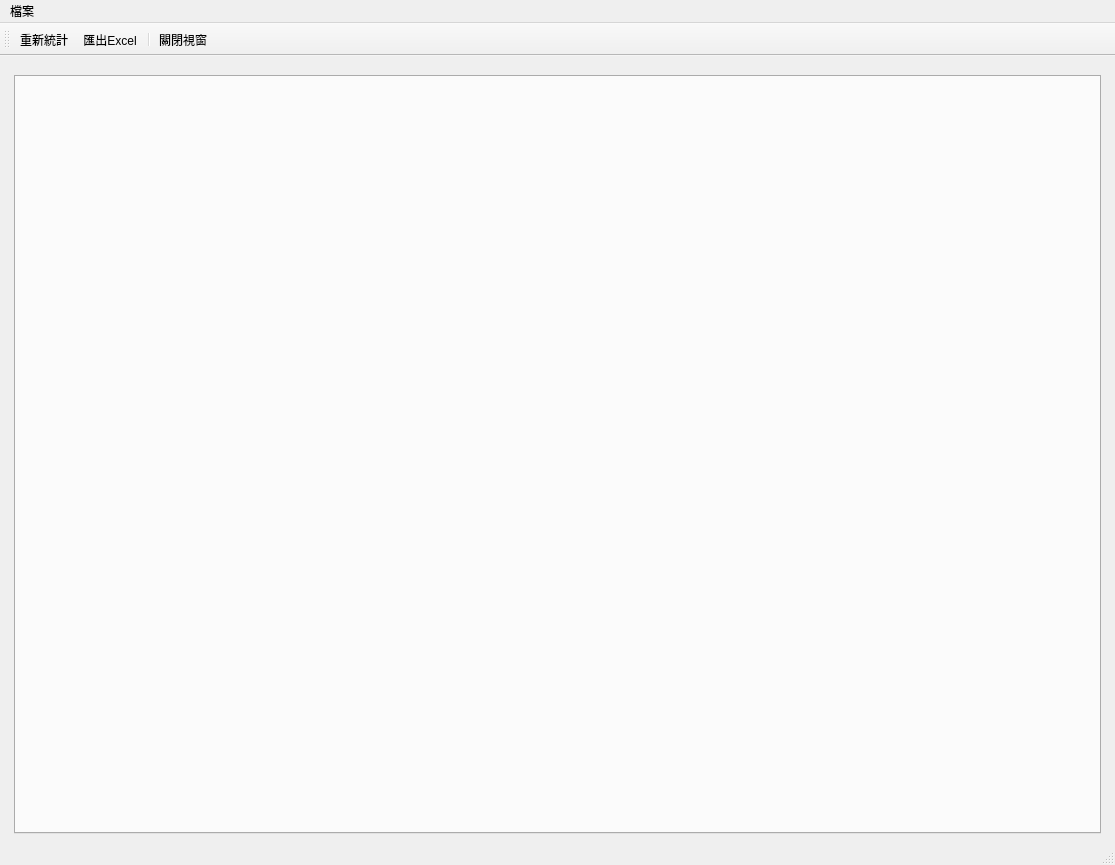
<?xml version="1.0" encoding="UTF-8"?>
<ui version="4.0">
 <class>WindowStatisticsMultiplePerformance</class>
 <widget class="QMainWindow" name="WindowStatisticsMultiplePerformance">
  <property name="geometry">
   <rect>
    <x>0</x>
    <y>0</y>
    <width>1115</width>
    <height>865</height>
   </rect>
  </property>
  <property name="windowTitle">
   <string>綜合業績報表</string>
  </property>
  <widget class="QWidget" name="centralwidget">
   <layout class="QHBoxLayout" name="horizontalLayout">
    <item>
     <layout class="QVBoxLayout" name="verticalLayout">
      <property name="leftMargin">
       <number>5</number>
      </property>
      <property name="topMargin">
       <number>10</number>
      </property>
      <property name="rightMargin">
       <number>5</number>
      </property>
      <item>
       <widget class="QTabWidget" name="tabWidget_statistics"/>
      </item>
     </layout>
    </item>
   </layout>
  </widget>
  <widget class="QToolBar" name="toolBar">
   <property name="windowTitle">
    <string>toolBar</string>
   </property>
   <property name="toolButtonStyle">
    <enum>Qt::ToolButtonTextUnderIcon</enum>
   </property>
   <attribute name="toolBarArea">
    <enum>TopToolBarArea</enum>
   </attribute>
   <attribute name="toolBarBreak">
    <bool>false</bool>
   </attribute>
   <addaction name="action_open_dialog"/>
   <addaction name="action_export_excel"/>
   <addaction name="separator"/>
   <addaction name="action_close"/>
  </widget>
  <widget class="QMenuBar" name="menubar">
   <property name="geometry">
    <rect>
     <x>0</x>
     <y>0</y>
     <width>1115</width>
     <height>27</height>
    </rect>
   </property>
   <widget class="QMenu" name="menu">
    <property name="title">
     <string>檔案</string>
    </property>
    <addaction name="action_export_excel"/>
   </widget>
   <addaction name="menu"/>
  </widget>
  <widget class="QStatusBar" name="statusbar"/>
  <action name="action_open_dialog">
   <property name="icon">
    <iconset>
     <normaloff>../icons/reload.svg</normaloff>../icons/reload.svg</iconset>
   </property>
   <property name="text">
    <string>重新統計</string>
   </property>
  </action>
  <action name="action_close">
   <property name="icon">
    <iconset>
     <normaloff>../icons/application-exit.svg</normaloff>../icons/application-exit.svg</iconset>
   </property>
   <property name="text">
    <string>關閉視窗</string>
   </property>
  </action>
  <action name="action_export_excel">
   <property name="icon">
    <iconset>
     <normaloff>../icons/document-export.svg</normaloff>../icons/document-export.svg</iconset>
   </property>
   <property name="text">
    <string>匯出Excel</string>
   </property>
  </action>
 </widget>
 <resources/>
 <connections/>
</ui>
